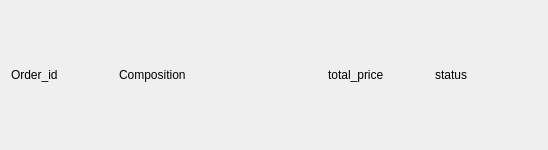
<?xml version="1.0" encoding="UTF-8"?>
<ui version="4.0">
 <class>Form</class>
 <widget class="QWidget" name="Form">
  <property name="geometry">
   <rect>
    <x>0</x>
    <y>0</y>
    <width>548</width>
    <height>150</height>
   </rect>
  </property>
  <property name="minimumSize">
   <size>
    <width>0</width>
    <height>150</height>
   </size>
  </property>
  <property name="maximumSize">
   <size>
    <width>16777215</width>
    <height>150</height>
   </size>
  </property>
  <property name="windowTitle">
   <string>Form</string>
  </property>
  <layout class="QVBoxLayout" name="verticalLayout_2">
   <item>
    <layout class="QHBoxLayout" name="horizontalLayout" stretch="1,2,1,1">
     <item>
      <widget class="QLabel" name="order_id">
       <property name="text">
        <string>Order_id</string>
       </property>
      </widget>
     </item>
     <item>
      <widget class="QLabel" name="composition">
       <property name="text">
        <string>Composition</string>
       </property>
      </widget>
     </item>
     <item>
      <widget class="QLabel" name="price_label">
       <property name="text">
        <string>total_price</string>
       </property>
      </widget>
     </item>
     <item>
      <widget class="QLabel" name="status">
       <property name="text">
        <string>status</string>
       </property>
      </widget>
     </item>
    </layout>
   </item>
  </layout>
 </widget>
 <resources/>
 <connections/>
</ui>
